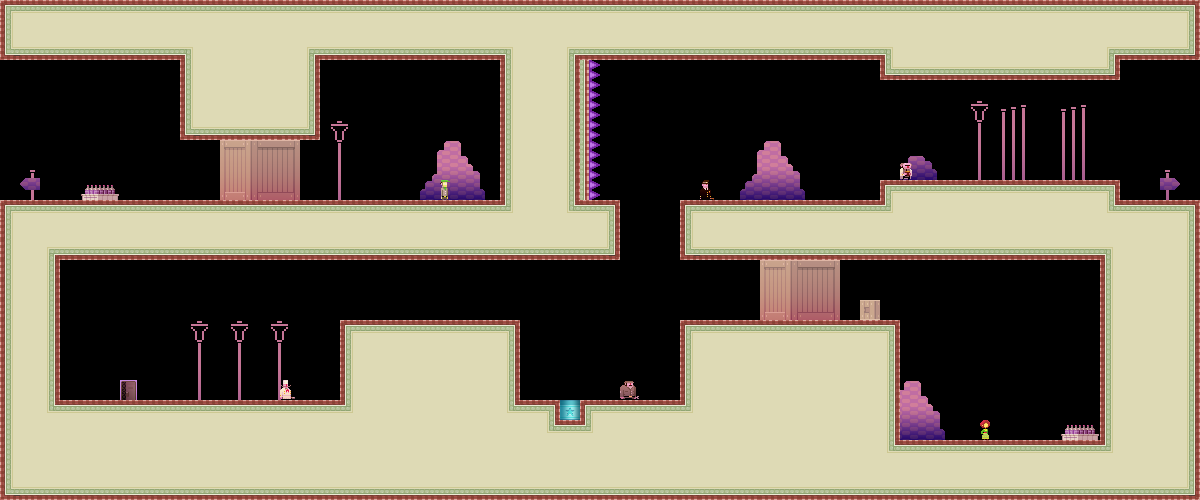

Rendered tile map (Tiled .tmx) drawn with the repository's tilesets; below, a short description and the map source with its tile grids summarised:
An orthogonal 60x25 tile map with 20x20 px tiles, 3 tile layers (bg, bg2, dontAutoLoad_sprites) and 13 objects.

<map version="1.0" orientation="orthogonal" width="60" height="25" tilewidth="20" tileheight="20">
 <tileset firstgid="1" name="tiles_sydney" tilewidth="20" tileheight="20">
  <image source="../Art/tiles_sydney.png" width="400" height="400" />
  <terraintypes>
   <terrain name="regularBlocks" tile="-1" />
  </terraintypes>
  <tile id="8" terrain=",,,0" />
  <tile id="9" terrain=",,0,0" />
  <tile id="10" terrain=",,0,0" />
  <tile id="11" terrain=",,0,0" />
  <tile id="12" terrain=",,0,0" />
  <tile id="13" terrain=",,0,0" />
  <tile id="14" terrain=",,0," />
  <tile id="15" terrain="0,0,0," />
  <tile id="16" terrain="0,0,,0" />
  <tile id="28" terrain=",0,,0" />
  <tile id="34" terrain="0,,0," />
  <tile id="35" terrain="0,,0,0" />
  <tile id="36" terrain=",0,0,0" />
  <tile id="48" terrain=",0,,0" />
  <tile id="54" terrain="0,,0," />
  <tile id="68" terrain=",0,,0" />
  <tile id="74" terrain="0,,0," />
  <tile id="88" terrain=",0,,0" />
  <tile id="94" terrain="0,,0," />
  <tile id="108" terrain=",0,,0" />
  <tile id="114" terrain="0,,0," />
  <tile id="128" terrain=",0,," />
  <tile id="129" terrain="0,0,," />
  <tile id="130" terrain="0,0,," />
  <tile id="131" terrain="0,0,," />
  <tile id="132" terrain="0,0,," />
  <tile id="133" terrain="0,0,," />
  <tile id="134" terrain="0,,," />
  <tile id="194" terrain="0,0,0,0" />
  <tile id="356">
   <properties>
    <property name="LargeCrate" value="" />
   </properties>
  </tile>
  <tile id="380">
   <properties>
    <property name="Andre" value="" />
   </properties>
  </tile>
  <tile id="381">
   <properties>
    <property name="Liselot" value="" />
   </properties>
  </tile>
  <tile id="382">
   <properties>
    <property name="Amsterdaam" value="" />
   </properties>
  </tile>
  <tile id="383">
   <properties>
    <property name="Worker" value="" />
   </properties>
  </tile>
  <tile id="384">
   <properties>
    <property name="Inspector" value="" />
   </properties>
  </tile>
  <tile id="385">
   <properties>
    <property name="Chef" value="" />
   </properties>
  </tile>
  <tile id="386">
   <properties>
    <property name="Exit" value="" />
   </properties>
  </tile>
  <tile id="387">
   <properties>
    <property name="Trampoline" value="" />
   </properties>
  </tile>
  <tile id="388">
   <properties>
    <property name="SmallCrate" value="" />
   </properties>
  </tile>
  <tile id="389">
   <properties>
    <property name="SugarBag" value="" />
   </properties>
  </tile>
 </tileset>
 <layer name="bg" width="60" height="25">
  <data>[1500 cells, 874 non-empty, 46 distinct tile ids]</data>
 </layer>
 <layer name="bg2" width="60" height="25">
  <data>[1500 cells, 125 non-empty, 42 distinct tile ids]</data>
 </layer>
 <objectgroup name="boxes" width="60" height="25">
  <object x="0" y="400" width="680" height="100" />
  <object x="0" y="0" width="1180" height="60" />
  <object x="0" y="200" width="620" height="60" />
  <object x="680" y="200" width="520" height="60" />
  <object x="500" y="60" width="80" height="140" />
  <object x="180" y="60" width="140" height="80" />
  <object x="340" y="320" width="180" height="80" />
  <object x="0" y="260" width="60" height="140" />
  <object x="880" y="180" width="240" height="20" />
  <object x="1100" y="260" width="100" height="180" />
  <object x="680" y="440" width="520" height="60" />
  <object x="680" y="320" width="220" height="120" />
 </objectgroup>
 <layer name="dontAutoLoad_sprites" width="60" height="25">
  <data>[1500 cells, 33 non-empty, 21 distinct tile ids]</data>
 </layer>
 <objectgroup name="dontAutoLoad_death" width="60" height="25">
  <object x="580" y="60" width="20" height="140" />
 </objectgroup>
</map>
